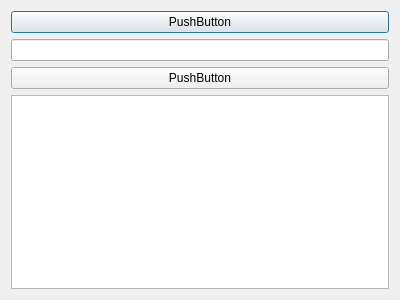
<?xml version="1.0" encoding="UTF-8"?>
<ui version="4.0">
 <class>DialogDownload</class>
 <widget class="QDialog" name="DialogDownload">
  <property name="geometry">
   <rect>
    <x>0</x>
    <y>0</y>
    <width>400</width>
    <height>300</height>
   </rect>
  </property>
  <property name="windowTitle">
   <string>Dialog</string>
  </property>
  <layout class="QVBoxLayout" name="verticalLayout">
   <item>
    <widget class="QPushButton" name="newFile">
     <property name="text">
      <string>PushButton</string>
     </property>
    </widget>
   </item>
   <item>
    <widget class="QLineEdit" name="lineEdit"/>
   </item>
   <item>
    <widget class="QPushButton" name="btnDownload">
     <property name="text">
      <string>PushButton</string>
     </property>
    </widget>
   </item>
   <item>
    <widget class="QTextBrowser" name="textBrowser"/>
   </item>
  </layout>
 </widget>
 <resources/>
 <connections/>
</ui>
